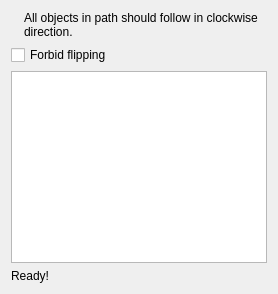
     <widget class="QWidget" name="tabMainPath">
      <attribute name="title">
       <string>Main path</string>
      </attribute>
      <layout class="QVBoxLayout" name="verticalLayout_2">
       <item>
        <layout class="QHBoxLayout" name="horizontalLayout_8">
         <item>
          <widget class="QLabel" name="label_3">
           <property name="sizePolicy">
            <sizepolicy hsizetype="Fixed" vsizetype="Preferred">
             <horstretch>0</horstretch>
             <verstretch>0</verstretch>
            </sizepolicy>
           </property>
           <property name="text">
            <string/>
           </property>
           <property name="pixmap">
            <pixmap resource="../../../vmisc/share/resources/icon.qrc">:/icon/32x32/clockwise.png</pixmap>
           </property>
          </widget>
         </item>
         <item>
          <widget class="QLabel" name="label_4">
           <property name="text">
            <string>All objects in path should follow in clockwise direction.</string>
           </property>
           <property name="wordWrap">
            <bool>true</bool>
           </property>
          </widget>
         </item>
        </layout>
       </item>
       <item>
        <widget class="QCheckBox" name="checkBoxForbidFlipping">
         <property name="toolTip">
          <string>Forbid piece be mirrored in a layout.</string>
         </property>
         <property name="text">
          <string>Forbid flipping</string>
         </property>
        </widget>
       </item>
       <item>
        <widget class="QListWidget" name="listWidgetMainPath">
         <property name="dragDropMode">
          <enum>QAbstractItemView::InternalMove</enum>
         </property>
        </widget>
       </item>
       <item>
        <widget class="QLabel" name="helpLabel">
         <property name="text">
          <string>Ready!</string>
         </property>
         <property name="textFormat">
          <enum>Qt::RichText</enum>
         </property>
         <property name="scaledContents">
          <bool>false</bool>
         </property>
        </widget>
       </item>
      </layout>
     </widget>
